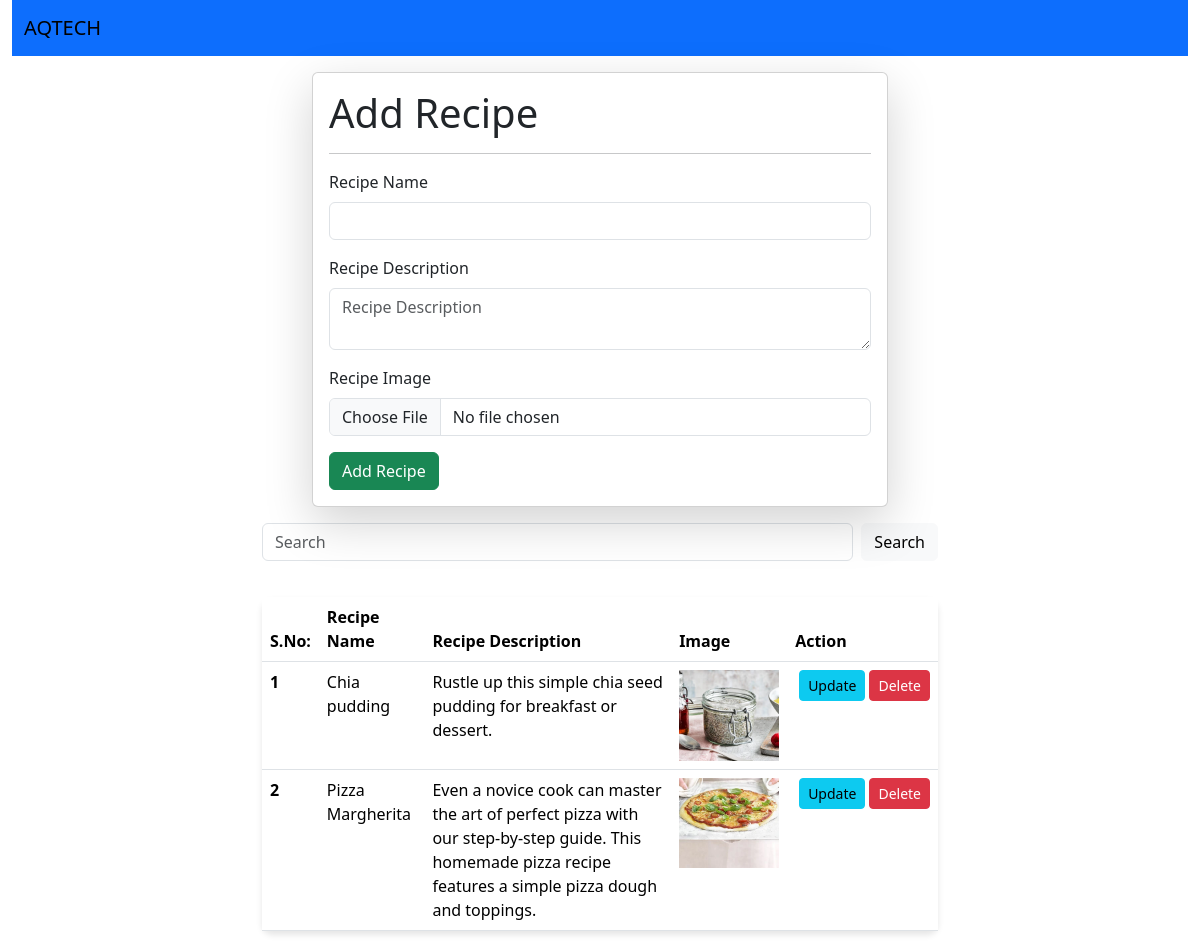
Before: / with the older database file.
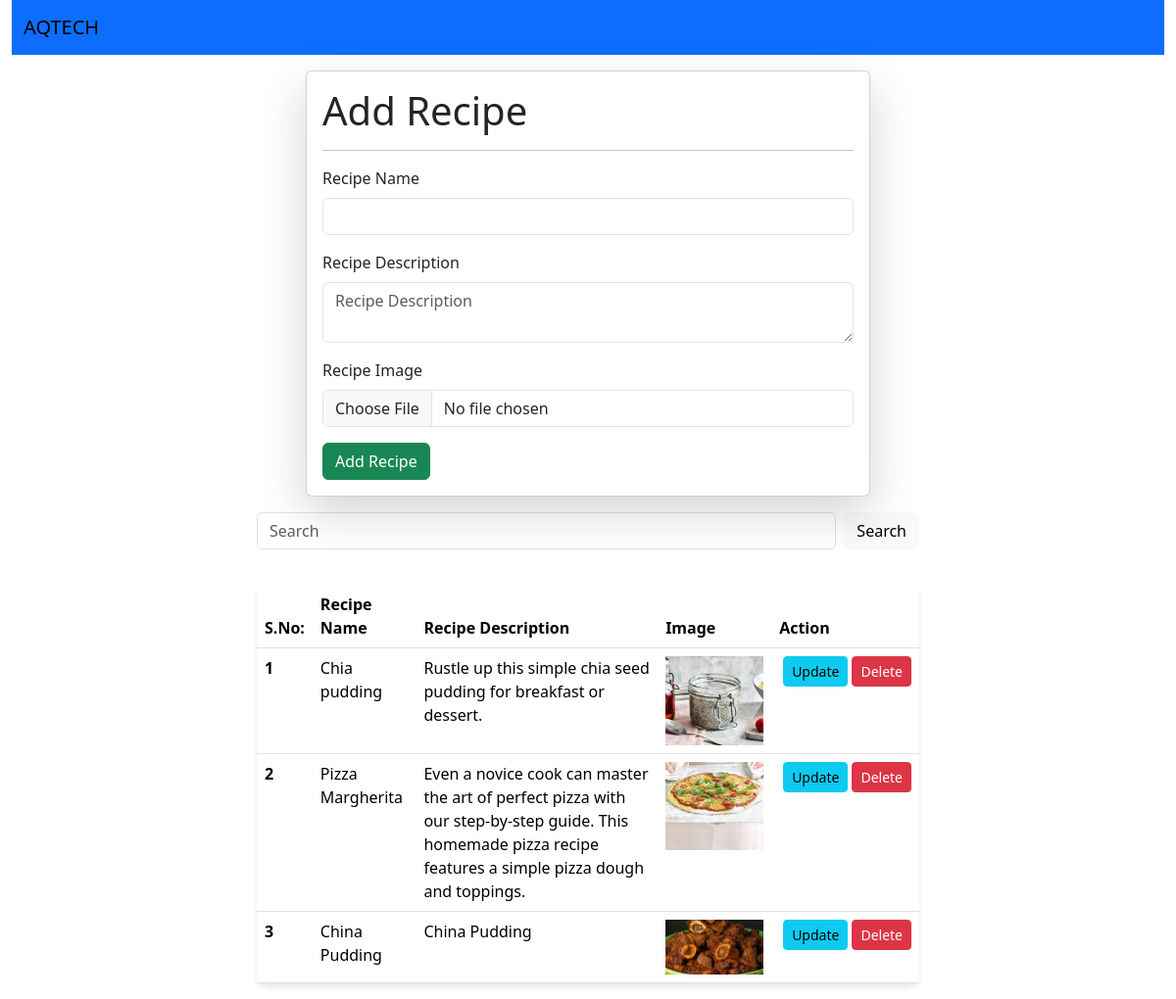
After: the same page with the newer database file.
### core/models.py (models this page shows, shortened)
class Recipe(models.Model):
    recipe_name = models.CharField(max_length=100)
    recipe_desc = models.TextField()
    recipe_image = models.ImageField(upload_to="recipe")

### core/views.py (the view, shortened to what this page needs)
# urls.py: path("",recipes,name="recipes"),
def recipes(request):
    queryset = Recipe.objects.all()
    search_query = request.GET.get("search")
    if search_query:
        queryset = queryset.filter(recipe_name__icontains=search_query).distinct()
    context = {
        'title': "Recipe",
        'data': queryset
    }
    return render(request, "core/index.html", context)

### templates/core/index.html (shortened to what this page needs)
{% load static %}
<!DOCTYPE html>
<html lang="en">
  <head>
    <link
      href="https://cdn.jsdelivr.net/npm/bootstrap@5.3.3/dist/css/bootstrap.min.css"
      rel="stylesheet"
    />
  </head>
  <body>
    <div class="container-fluid">
      <nav class="navbar navbar-expand-lg bg-primary">
        <div class="container-fluid">
          <a class="navbar-brand" href="/">AQTECH</a>
        </div>
      </nav>
      <div class="row mt-3 justify-content-center">
        <div class="col-sm-6">
          <div class="card shadow-lg">
            <div class="card-body">
              <h1>Add Recipe</h1>
              <hr />
              <form
                action="{% url 'recipes' %}"
                method="post"
                enctype="multipart/form-data"
              >
                <div class="mb-3">
                  <label for="name" class="form-label">Recipe Name</label>
                  <input
                    type="text"
                    class="form-control"
                    required
                    name="recipe_name"
                  />
                </div>
                <div class="mb-3">
                  <label for="description" class="form-label"
                    >Recipe Description</label
                  >
                  <textarea
                    class="form-control"
                    required
                    placeholder="Recipe Description"
                    name="recipe_desc"
                  ></textarea>
                </div>
                <div class="mb-3">
                  <label for="image" class="form-label">Recipe Image</label>
                  <input
                    type="file"
                    class="form-control"
                    name="recipe_image"
                    accept="image/*"
                    required
                  />
                </div>
                <button type="submit" class="btn btn-success mx-auto">
                  Add Recipe
                </button>
              </form>
            </div>
          </div>
        </div>
      </div>
      <div class="row mt-3 justify-content-center">
        <div class="col-sm-7">
          <form class="d-flex search-bar" role="search">
            <input
              class="form-control me-2"
              type="search"
              placeholder="Search"
              aria-label="Search"
              name="search"
            />
            <button class="btn btn-light" type="submit">Search</button>
          </form>
        </div>
      </div>
      <div class="row mt-3 justify-content-center">
        <div class="col-sm-7">
          <table class="table">
            <thead>
              <tr>
                <th scope="col">S.No:</th>
                <th scope="col">Recipe Name</th>
                <th scope="col">Recipe Description</th>
                <th scope="col">Image</th>
                <th scope="col">Action</th>
              </tr>
            </thead>
            <tbody>
              {% for recipe in data %}
              <tr>
                <th scope="row">{{ forloop.counter }}</th>
                <td>{{ recipe.recipe_name }}</td>
                <td>{{ recipe.recipe_desc }}</td>
                <td>
                  <img
                    src="/media/{{ recipe.recipe_image }}"
                    alt="{{ recipe.recipe_name }}"
                    style="max-width: 100px"
                  />
                </td>
                <td>
                  <div class="btn-group" role="group">
                    <a href="{% url 'update' recipe.id %}">
                      <button type="button" class="btn btn-info btn-sm mx-1">
                        Update
                      </button>
                    </a>
                    <a href="{% url 'delete' recipe.id %}">
                      <button type="button" class="btn btn-danger btn-sm">
                        Delete
                      </button>
                    </a>
                  </div>
                </td>
              </tr>
              {% endfor %}
            </tbody>
          </table>
        </div>
      </div>
    </div>
  </body>
</html>

### templates/core/index.html (style rules this page uses)
.search-bar { width: 100%; margin-bottom: 20px; }
.table { background-color: #f8f9fa; border-radius: 10px; box-shadow: 0 4px 6px rgba(0, 0, 0, 0.1); }

Changed rows visible on the page:
added Recipe: recipe_name "China Pudding", recipe_desc "China Pudding", recipe_image (picture)
